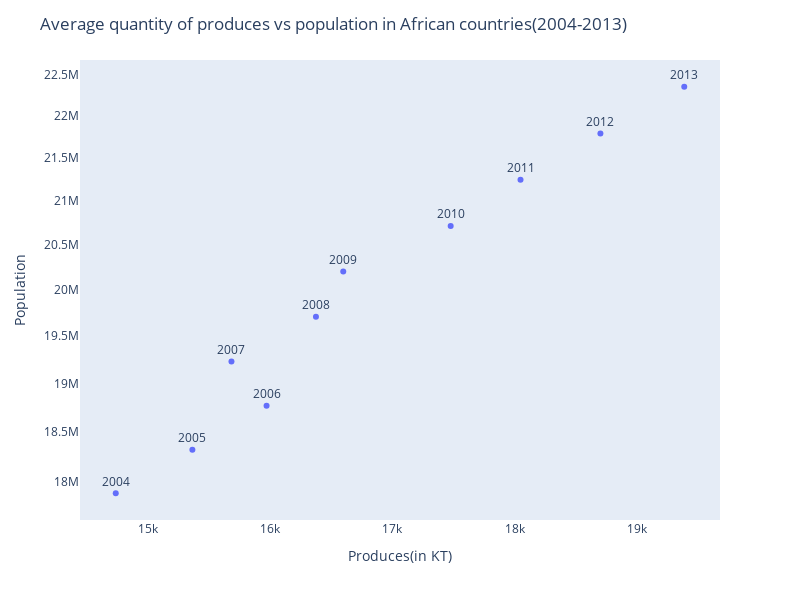

Here is the notebook cell this chart was saved with:
### Code cell
#plotting df_ppop_grouped to show the correlation between avarage produces and population by year 
fig=px.scatter(df_ppop_grouped,x="Produces(in KT)" ,y="Population", hover_name="Year", log_y=True, text="Year")
fig.update_layout(width=800,
                  height=600,
                  xaxis_showgrid=False,
                  yaxis_showgrid=False,
                  title=" Average quantity of produces vs population in African countries(2004-2013)",
                 )
fig.update_traces(textposition="top center")
fig.show()

### Figure 1 — Plotly figure (JSON) as saved in the notebook; plotly's stock layout.template omitted (floating-point values rounded to 4 significant figures)
{"data": [{"hovertemplate": "<b>%{hovertext}</b><br><br>Produces(in KT)=%{x}<br>Population=%{y}<br>Year=%{text}<extra></extra>", "hovertext": [2004, 2005, 2006, 2007, 2008, 2009, 2010, 2011, 2012, 2013], "legendgroup": "", "marker": {"color": "#636efa", "symbol": "circle"}, "mode": "markers+text", "name": "", "orientation": "v", "showlegend": false, "text": [2004, 2005, 2006, 2007, 2008, 2009, 2010, 2011, 2012, 2013], "textposition": "top center", "type": "scatter", "x": [14730.0, 15360.0, 15970.0, 15680.0, 16370.0, 16600.0, 17480.0, 18050.0, 18700.0, 19390.0], "xaxis": "x", "y": [17890000.0, 18320000.0, 18770000.0, 19230000.0, 19710000.0, 20198183, 20710000.0, 21240000.0, 21780000.0, 22350000.0], "yaxis": "y"}], "layout": {"height": 600, "legend": {"tracegroupgap": 0}, "margin": {"t": 60}, "title": {"text": " Average quantity of produces vs population in African countries(2004-2013)"}, "width": 800, "xaxis": {"anchor": "y", "domain": [0, 1], "showgrid": false, "title": {"text": "Produces(in KT)"}}, "yaxis": {"anchor": "x", "domain": [0, 1], "showgrid": false, "title": {"text": "Population"}, "type": "log"}}}
